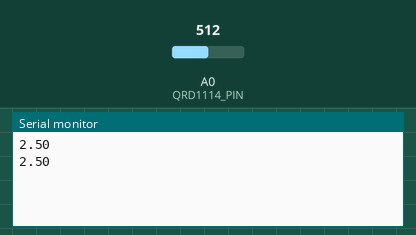
The sketch below on a simulated Arduino Uno, built with avr-gcc and run on an emulated ATmega328P. On the bench: the last lines printed to the serial monitor. Inputs (shaded band) come from the test bench; at power-on: A0 (QRD1114_PIN) = 512.

Above: at 1.8 s.
1.9 s: A0 (QRD1114_PIN) set to 716
At 2.8 s:
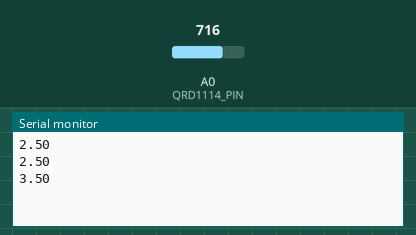
3.4 s: A0 (QRD1114_PIN) set to 900
At 4.8 s:
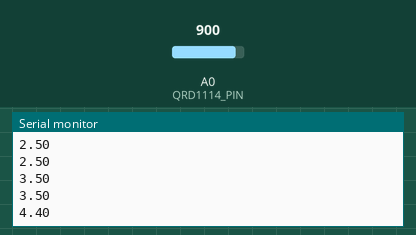
Timing chart, 0 to 6.4 s (numbered marks = the images above; inputs shaded):
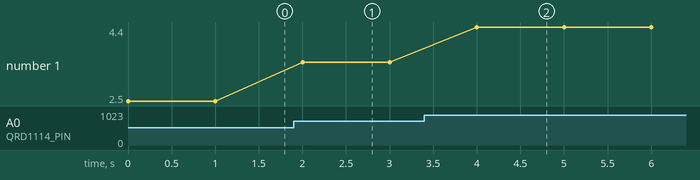

The sketch:

Line.ino
```cpp
const int QRD1114_PIN = A0;

void setup() {
  // put your setup code here, to run once:
  Serial.begin(9600);
  pinMode(QRD1114_PIN, INPUT);
}

void loop() {
  // put your main code here, to run repeatedly:
  int proximityADC = analogRead(QRD1114_PIN);
  float proximityV = (float)proximityADC * 5.0 / 1023.0;
  Serial.println(proximityV);
  delay(1000);
}
```

Measured:
- after the input at 1.9 s, the serial monitor: prints a new line after 0.10 s (image 1)
- after the input at 3.4 s, the serial monitor: prints a new line after 0.60 s (image 2)
- plotted number 1: 2.5 → 3.5 after the input at 1.9 s, 3.5 → 4.4 after the input at 3.4 s
